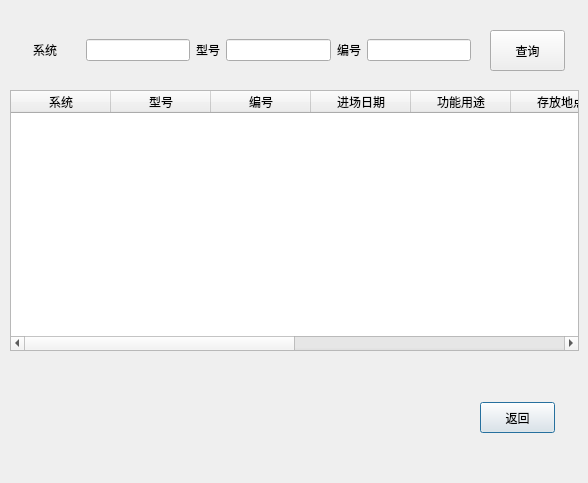
<?xml version="1.0" encoding="UTF-8"?>
<ui version="4.0">
 <class>selectinfo</class>
 <widget class="QDialog" name="selectinfo">
  <property name="geometry">
   <rect>
    <x>0</x>
    <y>0</y>
    <width>588</width>
    <height>483</height>
   </rect>
  </property>
  <property name="windowTitle">
   <string>Dialog</string>
  </property>
  <widget class="QTableWidget" name="information_tableWidget">
   <property name="geometry">
    <rect>
     <x>10</x>
     <y>90</y>
     <width>569</width>
     <height>261</height>
    </rect>
   </property>
   <column>
    <property name="text">
     <string>系统</string>
    </property>
   </column>
   <column>
    <property name="text">
     <string>型号</string>
    </property>
   </column>
   <column>
    <property name="text">
     <string>编号</string>
    </property>
   </column>
   <column>
    <property name="text">
     <string>进场日期</string>
    </property>
   </column>
   <column>
    <property name="text">
     <string>功能用途</string>
    </property>
   </column>
   <column>
    <property name="text">
     <string>存放地点</string>
    </property>
   </column>
   <column>
    <property name="text">
     <string>责任部门</string>
    </property>
   </column>
   <column>
    <property name="text">
     <string>责任人</string>
    </property>
   </column>
   <column>
    <property name="text">
     <string>生产厂家</string>
    </property>
   </column>
   <column>
    <property name="text">
     <string>备注</string>
    </property>
   </column>
  </widget>
  <widget class="QWidget" name="gridLayoutWidget">
   <property name="geometry">
    <rect>
     <x>10</x>
     <y>30</y>
     <width>461</width>
     <height>41</height>
    </rect>
   </property>
   <layout class="QGridLayout" name="gridLayout">
    <item row="0" column="5">
     <widget class="QLineEdit" name="man_num"/>
    </item>
    <item row="0" column="2">
     <widget class="QLabel" name="label_3">
      <property name="text">
       <string>型号</string>
      </property>
      <property name="alignment">
       <set>Qt::AlignCenter</set>
      </property>
     </widget>
    </item>
    <item row="0" column="4">
     <widget class="QLabel" name="label_2">
      <property name="text">
       <string>编号</string>
      </property>
      <property name="alignment">
       <set>Qt::AlignCenter</set>
      </property>
     </widget>
    </item>
    <item row="0" column="3">
     <widget class="QLineEdit" name="man_model"/>
    </item>
    <item row="0" column="0">
     <widget class="QLabel" name="label">
      <property name="minimumSize">
       <size>
        <width>70</width>
        <height>0</height>
       </size>
      </property>
      <property name="text">
       <string>系统</string>
      </property>
      <property name="alignment">
       <set>Qt::AlignCenter</set>
      </property>
     </widget>
    </item>
    <item row="0" column="1">
     <widget class="QLineEdit" name="man_sys"/>
    </item>
   </layout>
  </widget>
  <widget class="QPushButton" name="exit">
   <property name="geometry">
    <rect>
     <x>480</x>
     <y>402</y>
     <width>75</width>
     <height>31</height>
    </rect>
   </property>
   <property name="text">
    <string>返回</string>
   </property>
  </widget>
  <widget class="QPushButton" name="pushButton">
   <property name="geometry">
    <rect>
     <x>490</x>
     <y>30</y>
     <width>75</width>
     <height>41</height>
    </rect>
   </property>
   <property name="text">
    <string>查询</string>
   </property>
  </widget>
 </widget>
 <resources/>
 <connections/>
</ui>
